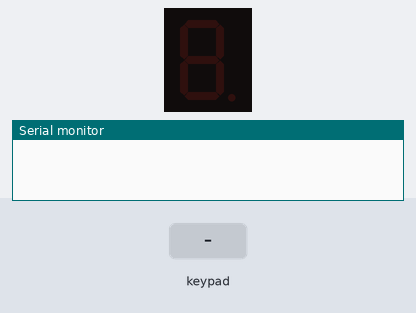
A sketch run on a simulated Arduino Uno, built with avr-gcc and run on an emulated ATmega328P. Shown: 1-digit seven-segment display, the last lines printed to the serial monitor. Wiring (inferred from the names in the program): 1-digit 7-segment display, segments lit when HIGH: segments pin 10, pin 11, pin 12, pin 13, A0, A1, A2. The test bench sets the inputs (shaded band). The segment pins are drawn as the display they are named for.

Above: at 1.2 s.
1.3 s: keypad keys 9 8 7 6 pressed 0.4 s apart
At 3.6 s:
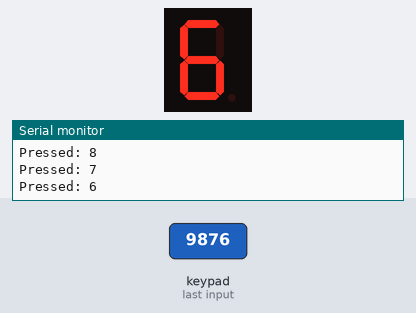
4.4 s: key 'A' pressed
At 5.2 s:
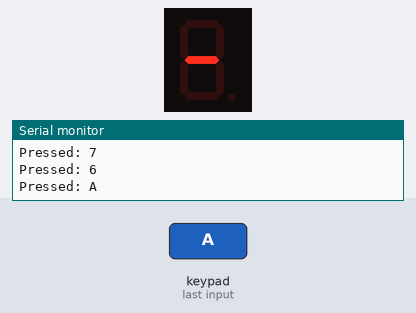
5.9 s: keypad keys 5 4 3 2 # pressed 0.4 s apart
At 6.1 s:
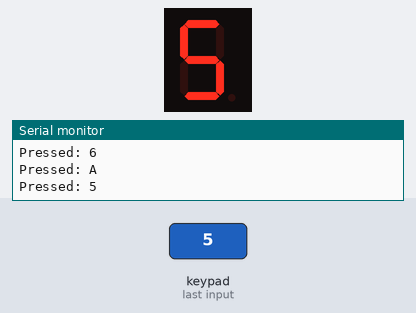
9.4 s: keypad keys 1 3 9 7 * pressed 0.4 s apart
At 10.0 s:
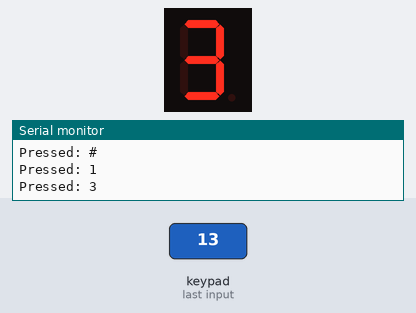
12.9 s: key '0' pressed
At 14.0 s:
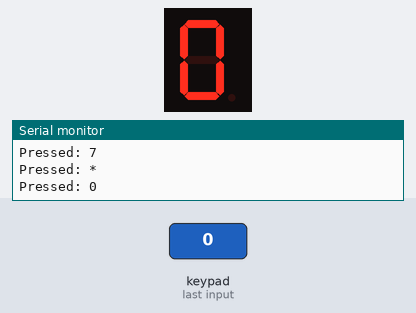
14.4 s: key '1' pressed
At 15.0 s:
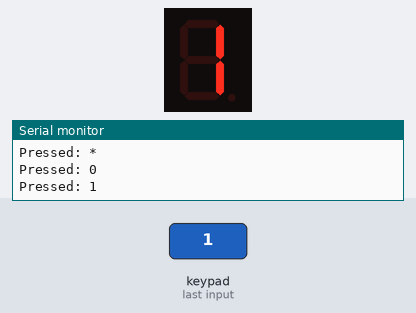
Timing chart, 0 to 16.9 s (numbered marks = the images above; inputs shaded):
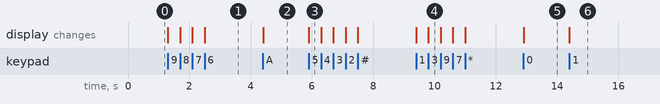

The sketch:

PC69_W13_Keypad_7Segment.ino
```cpp
// =====================================================================
// สไลด์ PC69-13 แบบฝึกหัดที่ 1 : Keypad + 7-Segment
// ต่อ Keypad แบบ internal pullup แล้วแสดงตัวเลขบน 7-Segment ตามปุ่มที่กด
//   กด 0–9 -> แสดงเลขนั้น,  กด * -> ดับ,  กด A B C D # -> แสดงขีดกลาง
//
// บอร์ด Arduino UNO R4 WiFi   ไลบรารี: Adafruit Keypad
// วงจร Keypad (ตามสไลด์): D2–D5 = Column (C4..C1), D6–D9 = Row (R4..R1)
//      R1 -> D9, R2 -> D8, R3 -> D7, R4 -> D6, C1 -> D5, C2 -> D4, C3 -> D3, C4 -> D2
// วงจร 7-Segment (Common Cathode) ย้ายไปขาที่เหลือ:
//      a -> D10, b -> D11, c -> D12, d -> D13, e -> A0, f -> A1, g -> A2 (R 220–330Ω), Common -> GND
// =====================================================================

#include "Adafruit_Keypad.h"

const byte ROWS = 4, COLS = 4;
char keys[ROWS][COLS] = {
  {'1', '2', '3', 'A'},
  {'4', '5', '6', 'B'},
  {'7', '8', '9', 'C'},
  {'*', '0', '#', 'D'}
};
byte rowPins[ROWS] = {9, 8, 7, 6};
byte colPins[COLS] = {5, 4, 3, 2};
Adafruit_Keypad keypad = Adafruit_Keypad(makeKeymap(keys), rowPins, colPins, ROWS, COLS);

const int SEG_PINS[7] = {10, 11, 12, 13, A0, A1, A2};   // a b c d e f g
const bool COMMON_ANODE = false;
const byte DIGITS[10][7] = {
  {1,1,1,1,1,1,0}, {0,1,1,0,0,0,0}, {1,1,0,1,1,0,1}, {1,1,1,1,0,0,1}, {0,1,1,0,0,1,1},
  {1,0,1,1,0,1,1}, {1,0,1,1,1,1,1}, {1,1,1,0,0,0,0}, {1,1,1,1,1,1,1}, {1,1,1,1,0,1,1}
};

void writeSeg(int i, bool on) { if (COMMON_ANODE) on = !on; digitalWrite(SEG_PINS[i], on ? HIGH : LOW); }
void showDigit(int n) { for (int i = 0; i < 7; i++) writeSeg(i, DIGITS[n][i]); }
void showDash()       { for (int i = 0; i < 7; i++) writeSeg(i, i == 6); }
void blank()          { for (int i = 0; i < 7; i++) writeSeg(i, false); }

void setup() {
  Serial.begin(9600);
  keypad.begin();                                     // ตั้งขา keypad (internal pullup ในไลบรารี)
  for (int i = 0; i < 7; i++) pinMode(SEG_PINS[i], OUTPUT);
  blank();
}

void loop() {
  keypad.tick();
  while (keypad.available()) {
    keypadEvent e = keypad.read();
    if (e.bit.EVENT == KEY_JUST_PRESSED) {
      char k = (char)e.bit.KEY;
      Serial.print("Pressed: ");
      Serial.println(k);
      if (k >= '0' && k <= '9') showDigit(k - '0');
      else if (k == '*')        blank();
      else                      showDash();
    }
  }
  delay(10);
}
```

Measured:
- after the input at 1.3 s, the display: first changes at once (image 1 shows a later state)
- after the input at 4.4 s, the display: changes at once (image 2)
- after the input at 5.9 s, the display: changes at once (image 3)
- after the input at 9.4 s, the display: first changes at once (image 4 shows a later state)
- after the input at 12.9 s, the display: changes at once (image 5)
- after the input at 14.4 s, the display: changes at once (image 6)
